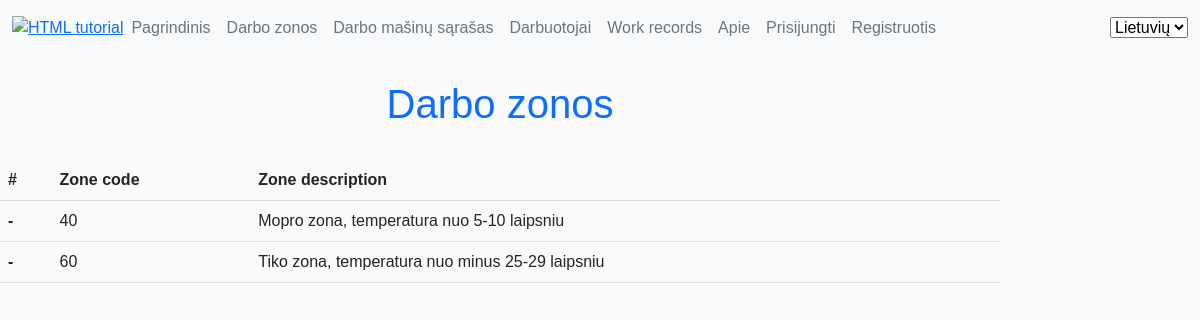
The page /lm/working_zones/ on the database its author committed.
### lm/models.py (models this page shows, shortened)
class Darbo_zona_sandelyje (models.Model):
    zone_choices = (
        ('20','20 - HR'),
        ('40','40 - MOPRO'),
        ('41', '41 - Pienas'),
        ('60', '60 - TIKO'),
        ('61', '61 - BakeOff'),
        ('70', '70 - Fruits'),
        ('50', '50 - Mėsa'),
        ('90', '90 - NonFood')
        )
    zone_code = models.CharField(_('Working zone code'), max_length=80, choices=zone_choices, default='40', help_text='Darbo zona sandėlyje',
    blank=True, unique=True)
    zone_description=models.CharField(_('Description'), max_length=80, help_text='Zonos aprasymas pvz 60-Tiko')
    class Meta:
        ordering = ['zone_code']
        verbose_name = _("Working zone")
        verbose_name_plural = _("Working zones")

### lm/views.py (the view)
# urls.py: path('working_zones/', views.working_zones, name='working_zones'),
def working_zones(request):
    working_zones = Darbo_zona_sandelyje.objects.all()
    context = {
        'working_zones': working_zones
    }
    return render(request, 'lm/working_zones.html', context=context)

### lm/templates/lm/working_zones.html (shortened to what this page needs)
{% extends 'base.html' %}
{% load i18n %}
{% load static %}
{% block content %}
<h1 class="p-4 text-primary d-flex justify-content-center">{% trans "Working zones" %} </h1>
<table class="table">
  <thead>
    <tr>
      <th scope="col">#</th>
      <th scope="col">Zone code</th>
      <th scope="col">Zone description</th>
    </tr>
  </thead>
  {% for zonos in working_zones %}
  <tbody>
    <tr>
      <th scope="row">-</th>
      <td>{{zonos.zone_code}}</td>
      <td>{{zonos.zone_description}}</td>
    </tr>
  </tbody>
   {% endfor %}
</table>
{% endblock %}

### static/app.css (style rules this page uses)
body { background-color:#fafafa }
body { font-family:Arial,"MS Trebuchet",sans-serif }

### rows shown on the page
Darbo_zona_sandelyje: zone_code "40", zone_description "Mopro zona, temperatura nuo 5-10 laipsniu"
Darbo_zona_sandelyje: zone_code "60", zone_description "Tiko zona, temperatura nuo minus 25-29 laipsniu"
